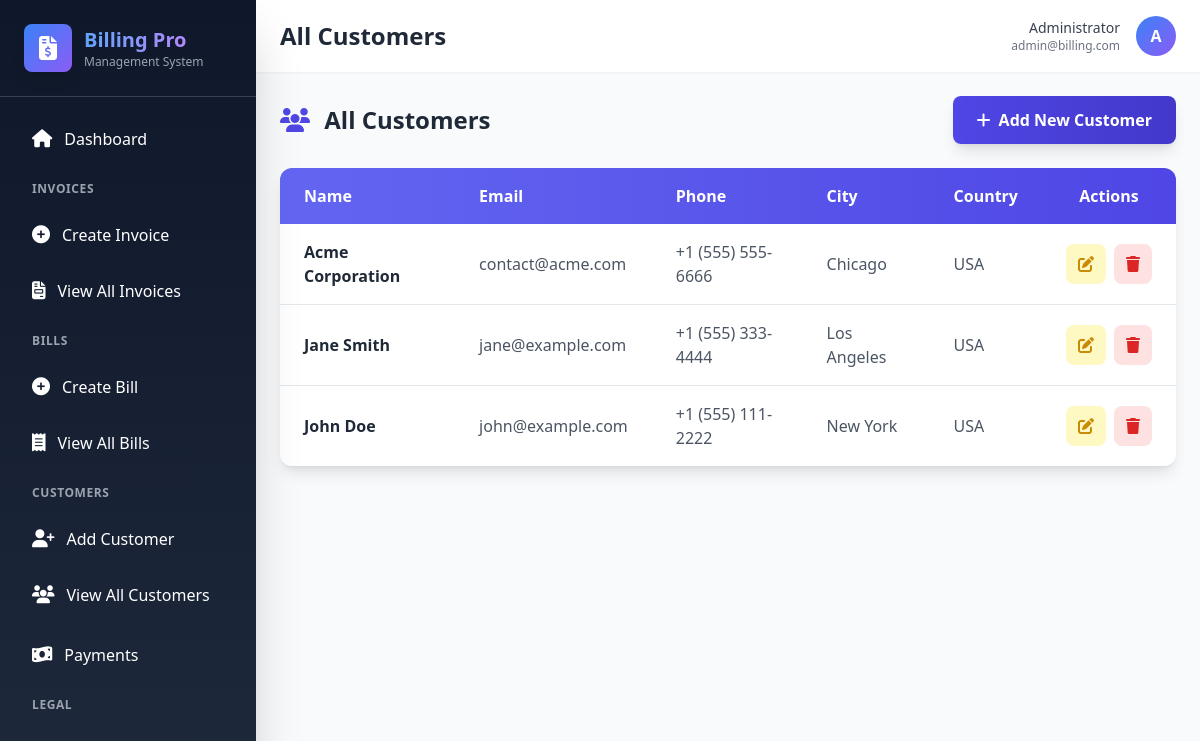
Page /customers/index.php on the committed database.
### tables this page shows
CREATE TABLE customers (
    id INT PRIMARY KEY AUTO_INCREMENT,
    name VARCHAR(200) NOT NULL,
    email VARCHAR(100),
    phone VARCHAR(20),
    address TEXT,
    city VARCHAR(100),
    state VARCHAR(100),
    zip_code VARCHAR(20),
    country VARCHAR(100),
    tax_id VARCHAR(50),
    created_at TIMESTAMP DEFAULT CURRENT_TIMESTAMP,
    updated_at TIMESTAMP DEFAULT CURRENT_TIMESTAMP ON UPDATE CURRENT_TIMESTAMP
);

### customers/index.php (the view, shortened to what this page needs)
<?php
$pageTitle = 'All Customers';
$db = new Database();
$conn = $db->connect();
$stmt = $conn->query("SELECT * FROM customers ORDER BY name");
$customers = $stmt->fetchAll();
include '../includes/header.php';
include '../includes/sidebar.php';
?>
<div class="flex justify-between items-center mb-6">
    <h2 class="text-2xl font-bold text-gray-800">
        <i class="fas fa-users text-indigo-600 mr-2"></i>
        All Customers
    </h2>
    <a href="create.php" class="bg-gradient-to-r from-indigo-600 to-indigo-700 text-white px-6 py-3 rounded-lg font-semibold hover:from-indigo-700 hover:to-indigo-800 transform hover:scale-105 transition-all duration-200 shadow-lg">
        <i class="fas fa-plus mr-2"></i>Add New Customer
    </a>
</div>
<div class="bg-white rounded-xl shadow-lg overflow-hidden">
    <div class="overflow-x-auto">
        <table class="w-full table-hover">
            <thead class="bg-gradient-to-r from-indigo-500 to-indigo-600 text-white">
                <tr>
                    <th class="px-6 py-4 text-left font-semibold">Name</th>
                    <th class="px-6 py-4 text-left font-semibold">Email</th>
                    <th class="px-6 py-4 text-left font-semibold">Phone</th>
                    <th class="px-6 py-4 text-left font-semibold">City</th>
                    <th class="px-6 py-4 text-left font-semibold">Country</th>
                    <th class="px-6 py-4 text-center font-semibold">Actions</th>
                </tr>
            </thead>
            <tbody class="divide-y divide-gray-200">
                <?php if (empty($customers)): ?>
                    <tr>
                        <td colspan="6" class="px-6 py-12 text-center text-gray-500">
                            <i class="fas fa-inbox text-4xl mb-3 text-gray-300"></i>
                            <p class="text-lg">No customers found</p>
                            <a href="create.php" class="text-indigo-600 hover:text-indigo-800 mt-2 inline-block">Add your first customer</a>
                        </td>
                    </tr>
                <?php else: ?>
                    <?php foreach ($customers as $customer): ?>
                        <tr class="hover:bg-indigo-50 transition-colors">
                            <td class="px-6 py-4 font-semibold text-gray-800"><?php echo $customer['name']; ?></td>
                            <td class="px-6 py-4 text-gray-600"><?php echo $customer['email'] ?? '-'; ?></td>
                            <td class="px-6 py-4 text-gray-600"><?php echo $customer['phone'] ?? '-'; ?></td>
                            <td class="px-6 py-4 text-gray-600"><?php echo $customer['city'] ?? '-'; ?></td>
                            <td class="px-6 py-4 text-gray-600"><?php echo $customer['country'] ?? '-'; ?></td>
                            <td class="px-6 py-4">
                                <div class="flex items-center justify-center space-x-2">
                                    <a href="edit.php?id=<?php echo $customer['id']; ?>"
                                       class="bg-yellow-100 text-yellow-600 px-3 py-2 rounded-lg hover:bg-yellow-200 transition-colors"
                                       title="Edit">
                                        <i class="fas fa-edit"></i>
                                    </a>
                                    <a href="delete.php?id=<?php echo $customer['id']; ?>"
                                       class="bg-red-100 text-red-600 px-3 py-2 rounded-lg hover:bg-red-200 transition-colors"
                                       title="Delete"
                                       onclick="return confirmDelete('Are you sure you want to delete this customer?')">
                                        <i class="fas fa-trash"></i>
                                    </a>
                                </div>
                            </td>
                        </tr>
                    <?php endforeach; ?>
                <?php endif; ?>
            </tbody>
        </table>
    </div>
</div>
<?php include '../includes/footer.php'; ?>

### includes/header.php (shortened to what this page needs)
<!DOCTYPE html>
<html lang="en">
<head>
    <script src="https://cdn.tailwindcss.com"></script>
    <link rel="stylesheet" href="https://cdnjs.cloudflare.com/ajax/libs/font-awesome/6.5.1/css/all.min.css">
    <link rel="stylesheet" href="<?php echo ASSETS_URL; ?>css/custom.css">
</head>
<body class="bg-gray-50">

### includes/sidebar.php (shortened to what this page needs)
<aside id="sidebar" class="fixed top-0 left-0 h-screen w-64 bg-gradient-to-b from-darker to-dark text-white shadow-2xl transform transition-transform duration-300 ease-in-out z-50">
    <div class="p-6 border-b border-gray-700">
        <div class="flex items-center space-x-3">
            <div class="w-12 h-12 bg-gradient-to-br from-primary to-secondary rounded-lg flex items-center justify-center shadow-lg">
                <i class="fas fa-file-invoice-dollar text-2xl"></i>
            </div>
            <div>
                <h1 class="text-xl font-bold bg-gradient-to-r from-blue-400 to-purple-400 bg-clip-text text-transparent">Billing Pro</h1>
                <p class="text-xs text-gray-400">Management System</p>
            </div>
        </div>
    </div>
    <nav class="p-4 space-y-2 overflow-y-auto h-[calc(100vh-180px)]">
        <a href="<?php echo BASE_URL; ?>dashboard.php" class="nav-item flex items-center space-x-3 px-4 py-3 rounded-lg hover:bg-white/10 transition-all duration-200 group">
            <i class="fas fa-home text-lg group-hover:scale-110 transition-transform"></i>
            <span class="font-medium">Dashboard</span>
        </a>
        <div class="space-y-1">
            <div class="px-4 py-2 text-xs font-semibold text-gray-400 uppercase tracking-wider">Invoices</div>
            <a href="<?php echo BASE_URL; ?>invoices/create.php" class="nav-item flex items-center space-x-3 px-4 py-3 rounded-lg hover:bg-white/10 transition-all duration-200 group">
                <i class="fas fa-plus-circle text-lg group-hover:scale-110 transition-transform"></i>
                <span class="font-medium">Create Invoice</span>
            </a>
            <a href="<?php echo BASE_URL; ?>invoices/index.php" class="nav-item flex items-center space-x-3 px-4 py-3 rounded-lg hover:bg-white/10 transition-all duration-200 group">
                <i class="fas fa-file-invoice text-lg group-hover:scale-110 transition-transform"></i>
                <span class="font-medium">View All Invoices</span>
            </a>
        </div>
        <div class="space-y-1">
            <div class="px-4 py-2 text-xs font-semibold text-gray-400 uppercase tracking-wider">Bills</div>
            <a href="<?php echo BASE_URL; ?>bills/create.php" class="nav-item flex items-center space-x-3 px-4 py-3 rounded-lg hover:bg-white/10 transition-all duration-200 group">
                <i class="fas fa-plus-circle text-lg group-hover:scale-110 transition-transform"></i>
                <span class="font-medium">Create Bill</span>
            </a>
            <a href="<?php echo BASE_URL; ?>bills/index.php" class="nav-item flex items-center space-x-3 px-4 py-3 rounded-lg hover:bg-white/10 transition-all duration-200 group">
                <i class="fas fa-receipt text-lg group-hover:scale-110 transition-transform"></i>
                <span class="font-medium">View All Bills</span>
            </a>
        </div>
        <div class="space-y-1">
            <div class="px-4 py-2 text-xs font-semibold text-gray-400 uppercase tracking-wider">Customers</div>
            <a href="<?php echo BASE_URL; ?>customers/create.php" class="nav-item flex items-center space-x-3 px-4 py-3 rounded-lg hover:bg-white/10 transition-all duration-200 group">
                <i class="fas fa-user-plus text-lg group-hover:scale-110 transition-transform"></i>
                <span class="font-medium">Add Customer</span>
            </a>
            <a href="<?php echo BASE_URL; ?>customers/index.php" class="nav-item flex items-center space-x-3 px-4 py-3 rounded-lg hover:bg-white/10 transition-all duration-200 group">
                <i class="fas fa-users text-lg group-hover:scale-110 transition-transform"></i>
                <span class="font-medium">View All Customers</span>
            </a>
        </div>
        <a href="<?php echo BASE_URL; ?>payments/index.php" class="nav-item flex items-center space-x-3 px-4 py-3 rounded-lg hover:bg-white/10 transition-all duration-200 group">
            <i class="fas fa-money-bill-wave text-lg group-hover:scale-110 transition-transform"></i>
            <span class="font-medium">Payments</span>
        </a>
        <div class="space-y-1">
            <div class="px-4 py-2 text-xs font-semibold text-gray-400 uppercase tracking-wider">Legal</div>
        </div>
    </nav>
</aside>
<div class="lg:ml-64 min-h-screen">
    <header class="bg-white shadow-sm sticky top-0 z-40">
        <div class="px-6 py-4 flex items-center justify-between">
            <h2 class="text-2xl font-bold text-gray-800"><?php echo isset($pageTitle) ? $pageTitle : 'Dashboard'; ?></h2>
            <div class="flex items-center space-x-4">
                <div class="text-right">
                    <p class="text-sm font-medium text-gray-700"><?php echo $_SESSION['full_name'] ?? 'User'; ?></p>
                    <p class="text-xs text-gray-500"><?php echo $_SESSION['email'] ?? ''; ?></p>
                </div>
                <div class="w-10 h-10 bg-gradient-to-br from-primary to-secondary rounded-full flex items-center justify-center text-white font-bold">
                    <?php echo strtoupper(substr($_SESSION['full_name'] ?? 'U', 0, 1)); ?>
                </div>
            </div>
        </div>
    </header>
    <main class="p-6">

### includes/footer.php (shortened to what this page needs)
    </main>
</div>
</body>
</html>

### assets/css/custom.css (style rules this page uses)
* { transition: all 0.2s ease-in-out; }

### rows in the picture
customers: name "Acme Corporation", email "contact@acme.com", phone "+1 (555) 555-6666", city "Chicago", country "USA"
customers: name "Jane Smith", email "jane@example.com", phone "+1 (555) 333-4444", city "Los Angeles", country "USA"
customers: name "John Doe", email "john@example.com", phone "+1 (555) 111-2222", city "New York", country "USA"

### other values in the picture
$pageTitle "All Customers"
$_SESSION['full_name'] "Administrator"
$_SESSION['email'] "admin@billing.com"
substr($_SESSION['full_name'] ?? 'U', 0, 1) "A"
